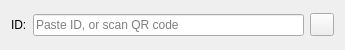
<?xml version="1.0" encoding="UTF-8"?>
<ui version="4.0">
 <class>MTIdentifierWidget</class>
 <widget class="QWidget" name="MTIdentifierWidget">
  <property name="geometry">
   <rect>
    <x>0</x>
    <y>0</y>
    <width>345</width>
    <height>50</height>
   </rect>
  </property>
  <property name="windowTitle">
   <string>Form</string>
  </property>
  <layout class="QHBoxLayout" name="horizontalLayout">
   <item>
    <widget class="QLabel" name="label">
     <property name="text">
      <string>ID:</string>
     </property>
    </widget>
   </item>
   <item>
    <widget class="QLineEdit" name="lineEdit">
     <property name="placeholderText">
      <string>Paste ID, or scan QR code</string>
     </property>
    </widget>
   </item>
   <item>
    <widget class="QToolButton" name="toolButton">
     <property name="text">
      <string/>
     </property>
     <property name="icon">
      <iconset resource="../resource.qrc">
       <normaloff>:/icons/icons/qrcode_scan.png</normaloff>:/icons/icons/qrcode_scan.png</iconset>
     </property>
     <property name="autoRaise">
      <bool>false</bool>
     </property>
    </widget>
   </item>
  </layout>
 </widget>
 <resources>
  <include location="../resource.qrc"/>
 </resources>
 <connections/>
</ui>
